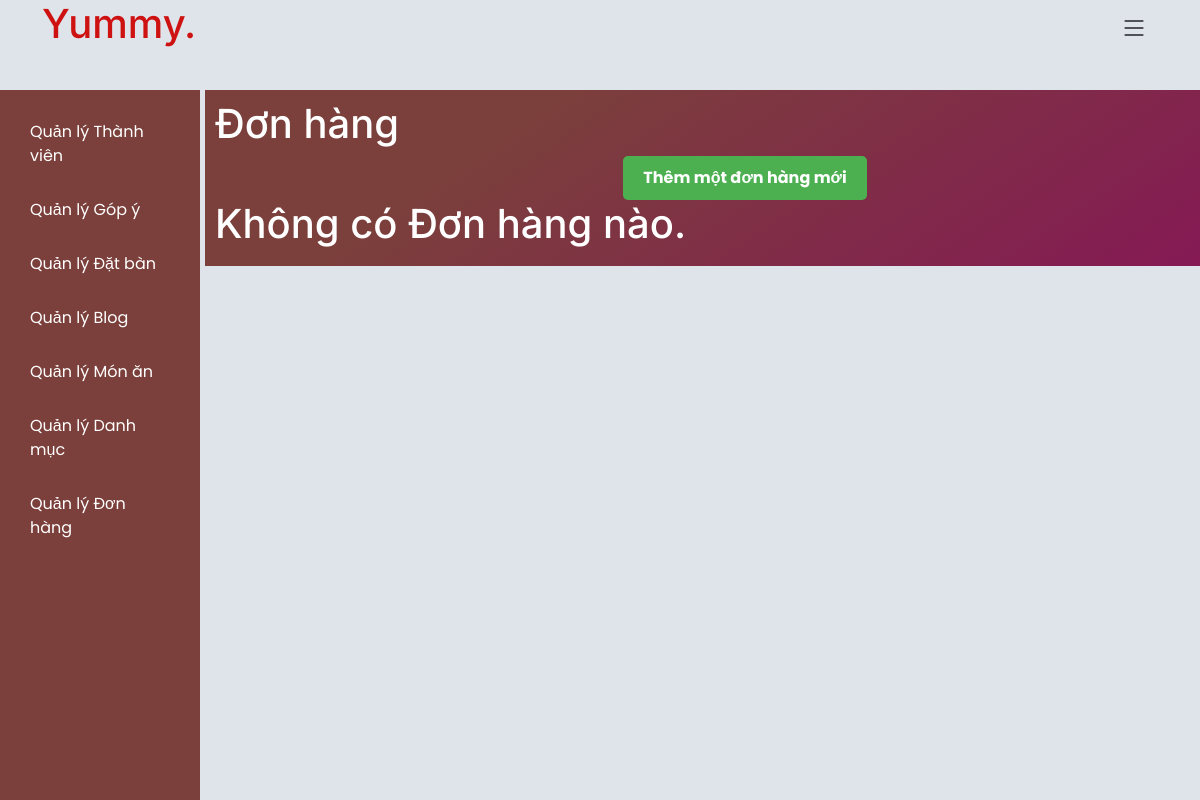
/admin/admin_home.php?page=admin_orders (signed in), run on an earlier commit of the app's database.
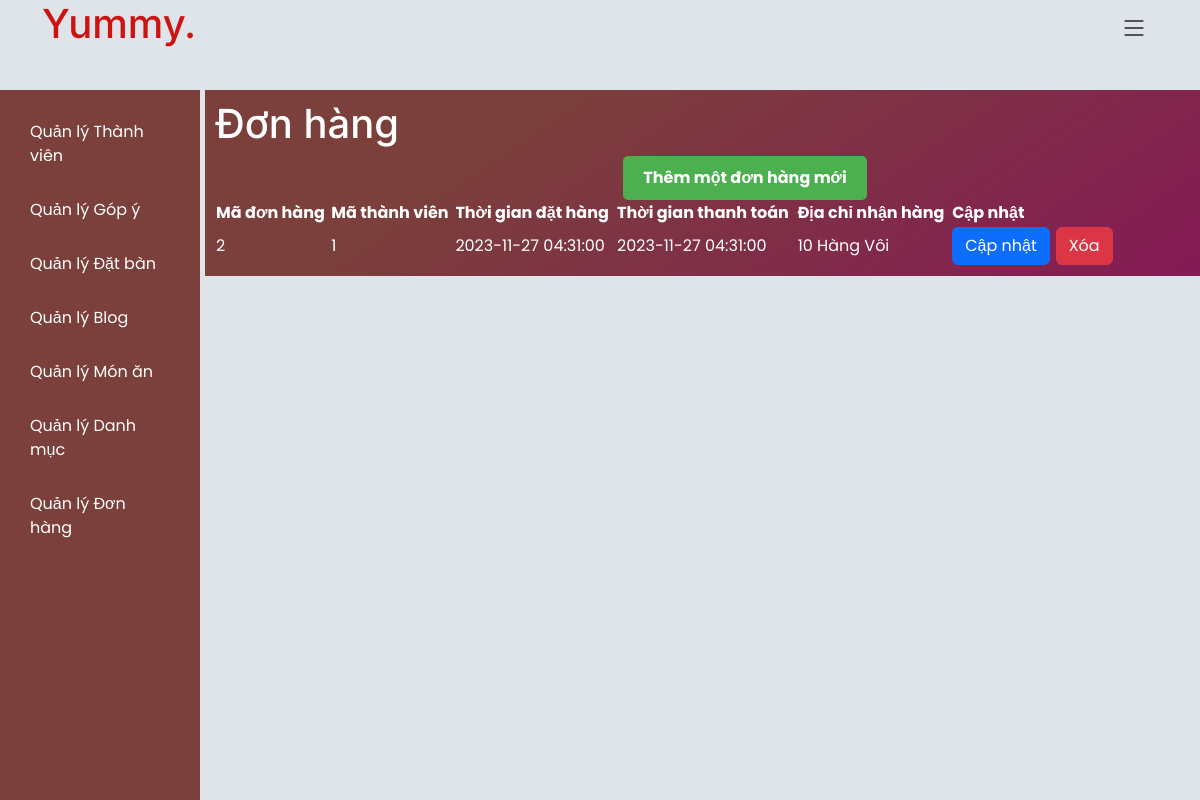
And on a later commit of the database.
### tables this page shows
CREATE TABLE `donhang` (
  `MaDonHang` int(11) NOT NULL,
  `MaThanhVien` int(11) NOT NULL,
  `ThoiGianDatHang` datetime NOT NULL,
  `ThoiGianThanhToan` datetime NOT NULL,
  `DiaChiNhanHang` varchar(255) NOT NULL
);

### admin/admin_orders.php (the view, shortened to what this page needs)
<?php
require_once("../components/connection.php");
$sql = "SELECT * from donhang";
$result = $conn->query($sql);
?>
<!DOCTYPE html>
<html lang="en">
<head>
</head>
<body>
    <h1>Đơn hàng </h1>
    <center><a href="admin_home.php?page=admin_blogs_add" style="
        display: inline-block;
        padding: 10px 20px;
        color: white;
        background-color: #4CAF50;
        text-decoration: none;
        border-radius: 5px;
        font-size: 16px;
        font-weight: bold;
    ">Thêm một đơn hàng mới
    </a></center>
    <?php
    if ($result->num_rows > 0) {
        ?>
    <table width = 85%>
        <tr>
            <th>Mã đơn hàng</th>
            <th>Mã thành viên</th>
            <th>Thời gian đặt hàng</th>
            <th>Thời gian thanh toán</th>
            <th>Địa chỉ nhận hàng</th>
            <th>Cập nhật</th>
        </tr>
        <?php while($row = $result->fetch_assoc()): ?>
        <tr>
            <td><?php echo $row["MaDonHang"]; ?></td>
            <td><?php echo $row["MaThanhVien"]; ?></td>
            <td><?php echo $row["ThoiGianDatHang"]; ?></td>
            <td><?php echo $row["ThoiGianThanhToan"]; ?></td>
            <td><?php echo $row["DiaChiNhanHang"]; ?></td>
            <td><button type="button" class="btn btn-primary" onclick="window.location.href='admin_home.php?page=admin_orders_edit&madh=<?php echo $row['MaDonHang']; ?>'">Cập nhật</button> </td>
            <td><button type="button" class="btn btn-danger" onclick="if(confirm('Are you sure?')) window.location.href='admin_orders_delete.php?madh=<?php echo $row['MaDonHang']; ?>'">Xóa</button>            </td>
        </tr>
        <?php endwhile; ?>
    </table>
<?php
} else {
    echo " <tr> <h1> Không có Đơn hàng nào. </h1> </tr>";
}
?>
</body>
</html>

What changed in the data, as far as the page shows it:
added donhang: MaDonHang "2", MaThanhVien "1", ThoiGianDatHang "2023-11-27 04:31:00", ThoiGianThanhToan "2023-11-27 04:31:00", DiaChiNhanHang "10 Hàng Vôi"
Also different on the page:
text no longer shown: "Không có Đơn hàng nào."
text now shown: "Mã đơn hàng Mã thành viên Thời gian đặt hàng Thời gian thanh toán Địa chỉ nhận hàng Cập nhật"
